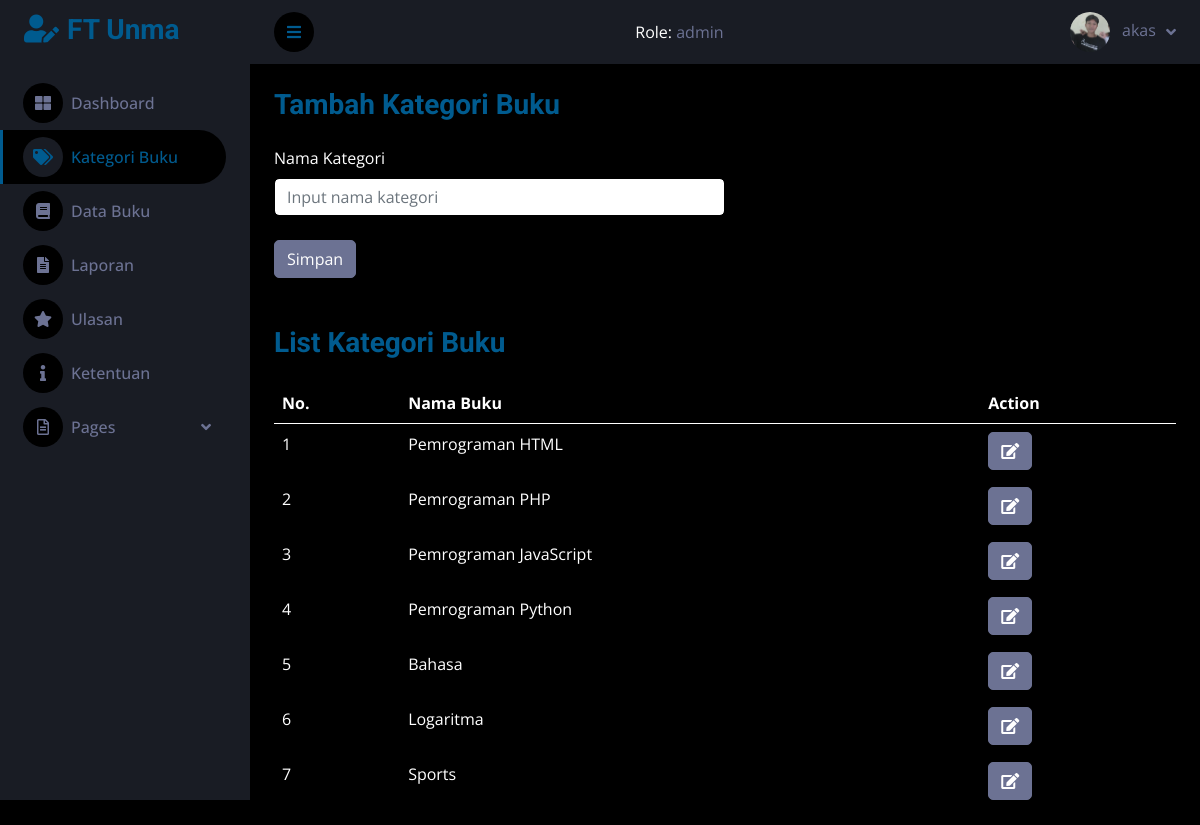
The app's page /dashboard/kategori_buku.php (signed in) with its own data.
### tables this page shows
CREATE TABLE `user` (
  `UserID` int(11) NOT NULL,
  `Username` varchar(255) NOT NULL,
  `Password` varchar(255) NOT NULL,
  `NPM` int(11) NOT NULL,
  `Email` varchar(255) NOT NULL,
  `NamaLengkap` varchar(255) NOT NULL,
  `Alamat` text NOT NULL,
  `Role` enum('user','petugas','admin') DEFAULT 'user',
  `status` enum('unactive','active') DEFAULT 'unactive',
  `Gambar` varchar(255) DEFAULT NULL,
  `created_at` datetime NOT NULL DEFAULT current_timestamp()
);

CREATE TABLE `kategoribuku` (
  `KategoriID` int(11) NOT NULL,
  `NamaKategori` varchar(255) NOT NULL
);

### dashboard/get_gambar.php (called while the page is built)
<?php
if (isset($_SESSION['username'])) {
    $username = $_SESSION['username'];
    $sql = mysqli_query($conn, "SELECT * FROM user WHERE Username='$username'");
    $data = mysqli_fetch_array($sql);
}
?>

### dashboard/kategori_buku.php (the view, shortened to what this page needs)
<?php
include "../koneksi.php";
include "get_gambar.php";
$sql = mysqli_query($conn, "SELECT * FROM kategoribuku");
$count = mysqli_num_rows($sql);
?>
<!DOCTYPE html>
<html lang="en">
<head>
    <link href="https://cdnjs.cloudflare.com/ajax/libs/font-awesome/5.10.0/css/all.min.css" rel="stylesheet">
    <link href="https://cdn.jsdelivr.net/npm/bootstrap-icons@1.4.1/font/bootstrap-icons.css" rel="stylesheet">
    <link href="lib/owlcarousel/assets/owl.carousel.min.css" rel="stylesheet">
    <link href="lib/tempusdominus/css/tempusdominus-bootstrap-4.min.css" rel="stylesheet" />
    <link href="css/bootstrap.min.css?version=1.2" rel="stylesheet">
    <link href="css/style.css?version=1.1" rel="stylesheet">
</head>
<body>
    <div class="container-fluid position-relative d-flex p-0">
        <?php
        require "sidebar.php";
        ?>
        <div class="content">
            <?php
            require "navbar.php";
            ?>
            <div class="container-fluid pt-4 px-4">
                <div class="col-12 col-md-6">
                    <h3 style="color: #005b8f;">Tambah Kategori Buku</h3>
                    <form action="" method="post" enctype="multipart/form-data">
                        <div class="my-4">
                            <label for="NamaKategori" class="mb-2" style="color: white;">Nama Kategori</label>
                            <input type="text" id="NamaKategori" name="NamaKategori" class="form-control bg-white" style="color: black;" autocomplete="off" placeholder="Input nama kategori" required>
                        </div>
                        <div>
                            <button type="submit" class="btn btn-light" name="simpan">Simpan</button>
                        </div>
                    </form>
                </div>
                <div class="mt-5">
                    <h3 style="color: #005b8f;">List Kategori Buku</h3>
                    <div class="table-responsive mt-4">
                        <table class="table" style="color: white;">
                            <thead>
                                <tr>
                                    <th>No.</th>
                                    <th>Nama Buku</th>
                                    <th>Action</th>
                                </tr>
                            </thead>
                            <tbody>
                                <?php
                                if ($count == 0) {
                                ?>
                                    <tr>
                                        <td colspan="3" class="text-center">List Kategori Tidak Tersedia!</td>
                                    </tr>
                                    <?php
                                } else {
                                    $jumlah = 1;
                                    while ($data = mysqli_fetch_array($sql)) {
                                    ?>
                                        <tr>
                                            <td><?php echo $jumlah; ?></td>
                                            <td><?php echo $data['NamaKategori']; ?></td>
                                            <td>
                                                <a href="kategori_buku_detail.php?id=<?php echo $data['KategoriID']; ?>"
                                                    class="btn btn-light"><i class="fas fa-edit"></i></a>
                                            </td>
                                        </tr>
                                <?php
                                        $jumlah++;
                                    }
                                }
                                ?>
                            </tbody>
                        </table>
                    </div>
                </div>
            </div>
        </div>
</body>
</html>

### dashboard/navbar.php (shortened to what this page needs)
<nav class="navbar navbar-expand bg-secondary navbar-dark sticky-top px-4 py-0">
    <a href="#" class="sidebar-toggler flex-shrink-0">
        <i class="fa fa-bars"></i>
    </a>
    <div class="nav-item ms-auto">
        <span style="color: white;">Role: </span>
        <span><?php echo $_SESSION['user']['role'] ?></span>
    </div>
    <div class="navbar-nav align-items-center ms-auto">
        <div class="nav-item dropdown">
            <a href="#" class="nav-link dropdown-toggle" data-bs-toggle="dropdown">
                <?php if (isset($data['Gambar'])): ?>
                    <img class="rounded-circle me-lg-2" src="img/<?php echo htmlspecialchars($data['Gambar']); ?>" alt="" style="width: 40px; height: 40px;">
                <?php else: ?>
                    <img class="rounded-circle me-lg-2" src="img/default.jpg" alt="" style="width: 40px; height: 40px;">
                <?php endif; ?>
                <span class="d-none d-lg-inline-flex"><?php echo htmlspecialchars($_SESSION['username']); ?></span>
            </a>
        </div>
    </div>
</nav>

### dashboard/css/style.css (style rules this page uses)
:root { --primary: #005b8f; --secondary: #191C24; --light: #6C7293; --dark: #000000; }
.btn { transition: .5s; }
.content { margin-left: 250px; min-height: 100vh; background: var(--dark); transition: 0.5s; }
@media (min-width: 992px) { .content { width: calc(100% - 250px); } }
.content .navbar .navbar-nav .nav-link { margin-left: 25px; padding: 12px 0; color: var(--light); outline: none; }
.content .navbar .sidebar-toggler, .content .navbar .navbar-nav .nav-link i { width: 40px; height: 40px; display: inline-flex; align-items: center; justify-content: center; background: var(--dark); border-radius: 40px; }
.content .navbar .dropdown-toggle::after { margin-left: 6px; vertical-align: middle; border: none; content: "\f107"; font-family: "Font Awesome 5 Free"; font-weight: 900; transition: .5s; }

### records on screen
user: Gambar (picture)
kategoribuku: NamaKategori "Pemrograman HTML"
kategoribuku: NamaKategori "Pemrograman PHP"
kategoribuku: NamaKategori "Pemrograman JavaScript"
kategoribuku: NamaKategori "Pemrograman Python"
kategoribuku: NamaKategori "Bahasa"
kategoribuku: NamaKategori "Logaritma"
kategoribuku: NamaKategori "Sports"

### other values on screen
$_SESSION['user']['role'] "admin"
$_SESSION['username'] "akas"
